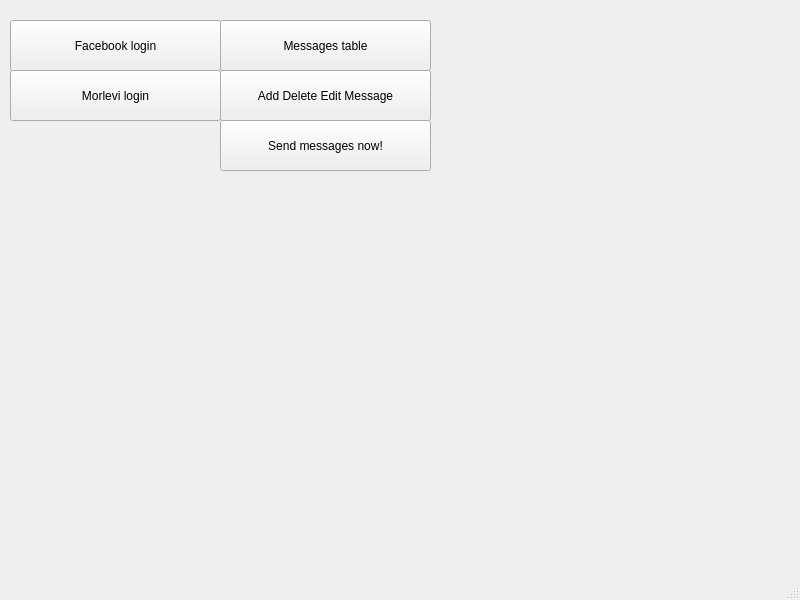
<?xml version="1.0" encoding="UTF-8"?>
<ui version="4.0">
 <class>Launcher</class>
 <widget class="QMainWindow" name="Launcher">
  <property name="geometry">
   <rect>
    <x>0</x>
    <y>0</y>
    <width>800</width>
    <height>600</height>
   </rect>
  </property>
  <property name="windowTitle">
   <string>MainWindow</string>
  </property>
  <widget class="QWidget" name="centralwidget">
   <widget class="QPushButton" name="pushButton_messgaes_windows_open">
    <property name="geometry">
     <rect>
      <x>220</x>
      <y>20</y>
      <width>211</width>
      <height>51</height>
     </rect>
    </property>
    <property name="text">
     <string>Messages table</string>
    </property>
   </widget>
   <widget class="QPushButton" name="pushButtonFacebookLogin">
    <property name="geometry">
     <rect>
      <x>10</x>
      <y>20</y>
      <width>211</width>
      <height>51</height>
     </rect>
    </property>
    <property name="text">
     <string>Facebook login</string>
    </property>
   </widget>
   <widget class="QPushButton" name="pushButtonMorLeviLogin">
    <property name="geometry">
     <rect>
      <x>10</x>
      <y>70</y>
      <width>211</width>
      <height>51</height>
     </rect>
    </property>
    <property name="text">
     <string>Morlevi login</string>
    </property>
   </widget>
   <widget class="QPushButton" name="pushButtonSendOnMessageRightNow">
    <property name="geometry">
     <rect>
      <x>220</x>
      <y>120</y>
      <width>211</width>
      <height>51</height>
     </rect>
    </property>
    <property name="text">
     <string>Send messages now!</string>
    </property>
   </widget>
   <widget class="QPushButton" name="pushButtonAddEditDeleteMessage">
    <property name="geometry">
     <rect>
      <x>220</x>
      <y>70</y>
      <width>211</width>
      <height>51</height>
     </rect>
    </property>
    <property name="text">
     <string>Add Delete Edit Message</string>
    </property>
   </widget>
  </widget>
  <widget class="QMenuBar" name="menubar">
   <property name="geometry">
    <rect>
     <x>0</x>
     <y>0</y>
     <width>800</width>
     <height>21</height>
    </rect>
   </property>
  </widget>
  <widget class="QStatusBar" name="statusbar"/>
 </widget>
 <resources/>
 <connections/>
</ui>
